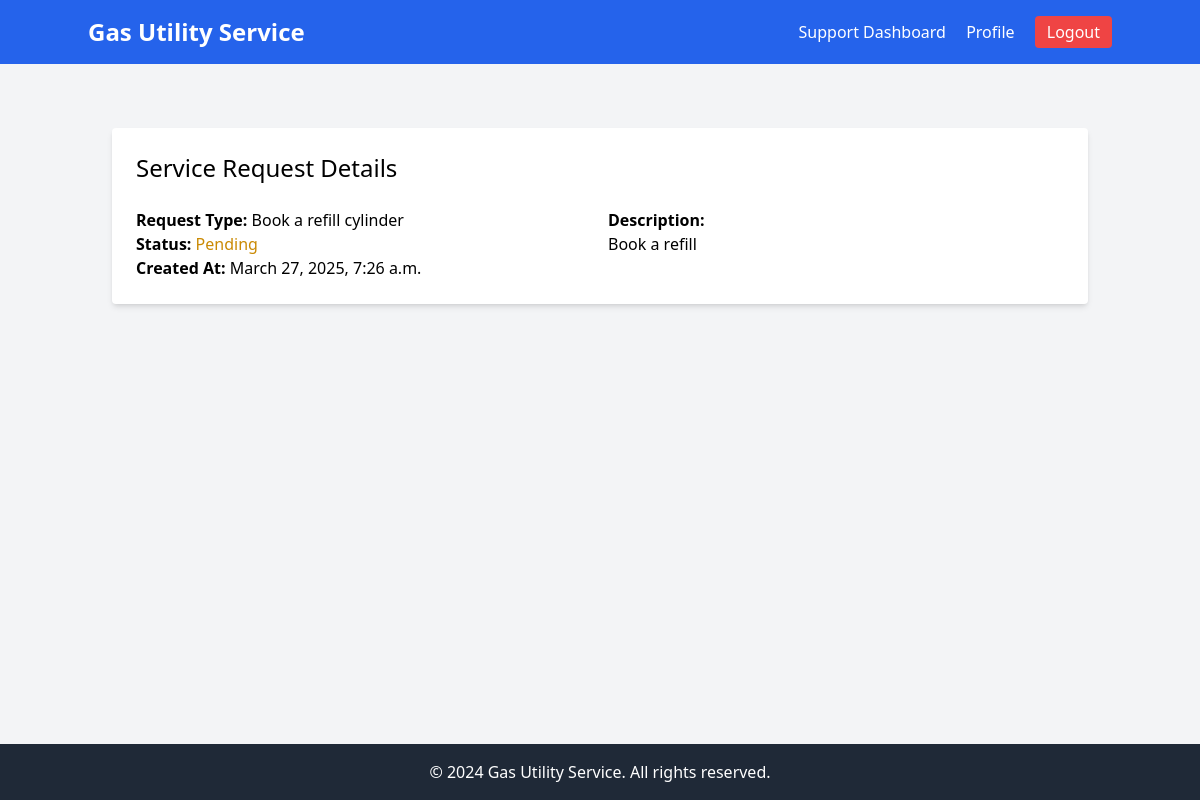
/service-requests/2/ (signed in), run on an earlier commit of the app's database.
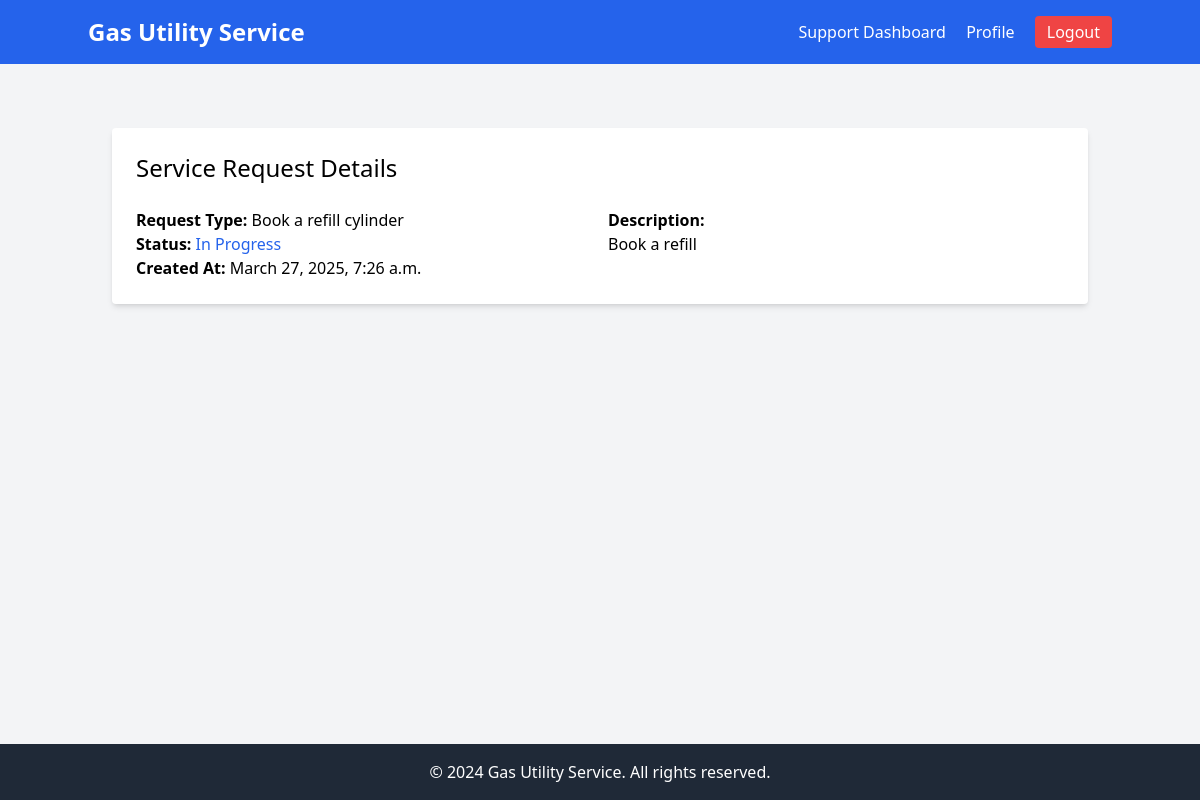
And on a later commit of the database.
### service_requests/models.py (models this page shows, shortened)
class ServiceRequest(models.Model):
    STATUS_CHOICES = [
        ('pending', 'Pending'),
        ('in_progress', 'In Progress'),
        ('resolved', 'Resolved'),
        ('closed', 'Closed')
    ]
    customer = models.ForeignKey(settings.AUTH_USER_MODEL, on_delete=models.CASCADE)
    request_type = models.ForeignKey(ServiceRequestType, on_delete=models.PROTECT)
    description = models.TextField()
    status = models.CharField(max_length=20, choices=STATUS_CHOICES, default='pending')
    created_at = models.DateTimeField(auto_now_add=True)
    updated_at = models.DateTimeField(auto_now=True)
    resolved_at = models.DateTimeField(null=True, blank=True)

class ServiceRequestType(models.Model):
    name = models.CharField(max_length=100)
    description = models.TextField(blank=True)

### service_requests/views.py (the view)
# urls.py: path('<int:pk>/', views.ServiceRequestDetailView.as_view(), name='service_request_detail'),
class ServiceRequestDetailView(LoginRequiredMixin, DetailView):
    model = ServiceRequest
    template_name = 'service_requests/request_detail.html'

### service_requests/templates/service_requests/request_detail.html (shortened to what this page needs)
{% extends 'base.html' %}
{% block content %}
<div class="container mx-auto mt-10">
    <div class="bg-white shadow-md rounded p-6">
        <h2 class="text-2xl mb-6">Service Request Details</h2>
        <div class="grid grid-cols-2 gap-4">
            <div>
                <p><strong>Request Type:</strong> {{ object.request_type.name }}</p>
                <p><strong>Status:</strong>
                    <span class="
                        {% if object.status == 'pending' %}text-yellow-600
                        {% elif object.status == 'in_progress' %}text-blue-600
                        {% elif object.status == 'resolved' %}text-green-600
                        {% elif object.status == 'closed' %}text-gray-600
                        {% endif %}
                    ">
                        {{ object.get_status_display }}
                    </span>
                </p>
                <p><strong>Created At:</strong> {{ object.created_at }}</p>
            </div>
            <div>
                <p><strong>Description:</strong></p>
                <p>{{ object.description }}</p>
            </div>
        </div>
    </div>
</div>
{% endblock %}

What changed in the data, as far as the page shows it:
changed ServiceRequest "Book a refill": status "Pending" → "In Progress"
